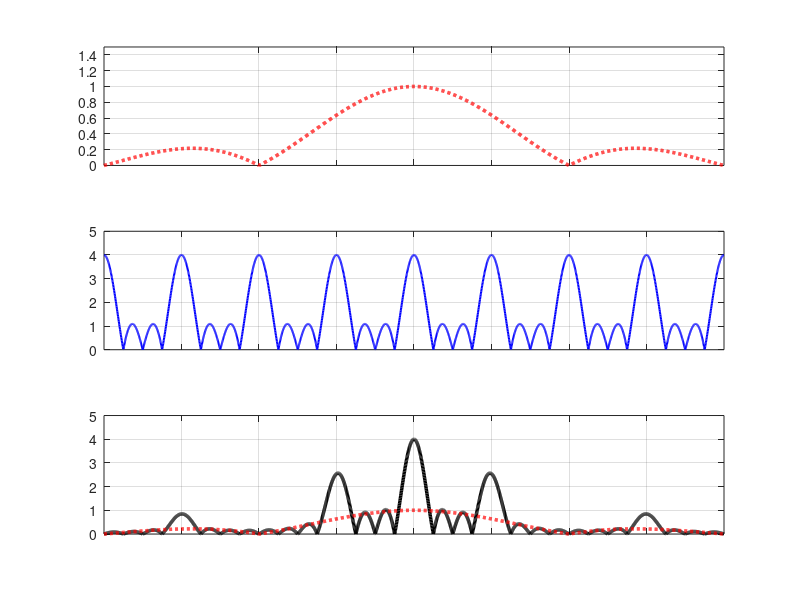

Source code (MATLAB):
% Модуль спектральной плотности пачки из n импульсов
%----------------------------------------------------------
clear
figure('Color', 'w')
hold on

% Исходные данные
n = 4;
T = 1;
T1 = 2;
x = [-12.566:0.01:12.566];

% Спектр одного импульса
S1 = abs(sin(x/2)./(x/2));
% Функция R(n,x)
Rn = abs( sin(n*x*T1/T/2) ./ sin(x*T1/T/2) );
S = S1.*Rn;

% Первые координатные оси
subplot(3,1,1)
plot(x, S1, 'r--', 'LineWidth', 2.5)
grid on
set(gca, 'XTick', [-2*pi, -pi, 0 pi, 2*pi])
axis([-12.566 12.566 0 1.5])
set(gca, 'GridLines', '-')
set(gca, 'XTickLabel', [])

% Вторые координатные оси
subplot(3,1,2)
plot(x, Rn, 'b-', 'LineWidth', 1.5)
grid on
set(gca, 'XTick', [-3*pi, -2*pi, -pi, 0 pi, 2*pi, 3*pi])
axis([-12.566 12.566 0 5])
set(gca, 'GridLines', '-')
set(gca, 'XTickLabel', [])

% Третьи координатные оси
subplot(3,1,3)
plot(x, S, 'k-', 'LineWidth', 2.5)
grid on
hold on
plot(x, S1, 'r--', 'LineWidth', 2.5)
set(gca, 'XTick', [-3*pi, -2*pi, -pi, 0 pi, 2*pi, 3*pi])
set(gca, 'GridLines', '-')
set(gca, 'XTickLabel', [])
axis([-12.566 12.566 0 5])